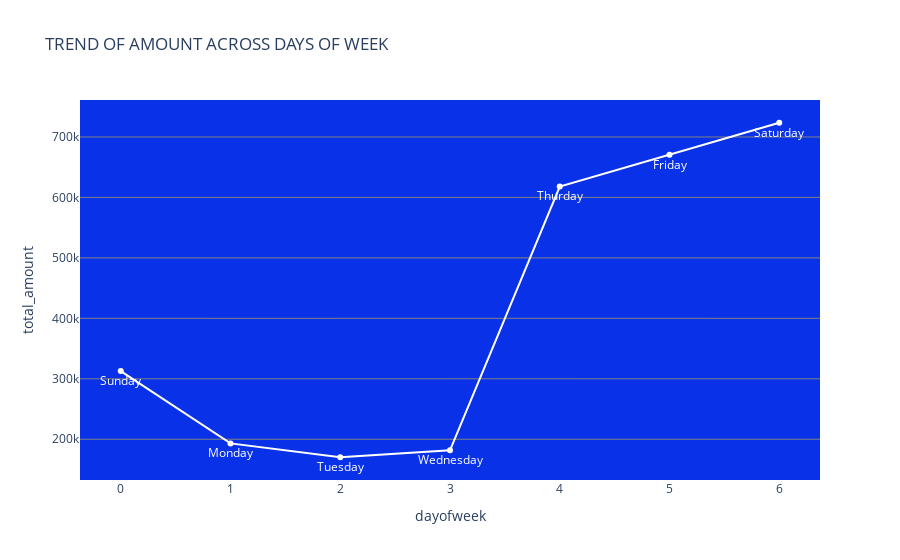

Notebook code cell kept with this figure:
### Markdown cell above
Let's visualise the trend using a line plot. We will see the same pattern but this time more clearly. The peaks of transaction occurred on Thursdays, Saturdays and Fridays.

### Code cell
name_label = ['Sunday','Monday','Tuesday','Wednesday','Thurday','Friday','Saturday']
figure = px.line(df5, 'dayofweek','total_amount',title='TREND OF AMOUNT ACROSS DAYS OF WEEK',text=name_label)
figure.update_traces(textposition="bottom center",
                    line_color='white', textfont={'color':'white'})
figure.update_xaxes(showgrid=False,zeroline=False)
figure.update_yaxes(gridcolor='gray')
figure.update_layout(
    plot_bgcolor="#0932e8"
)

figure.show()

### Figure 1 — Plotly figure (JSON) as saved in the notebook; plotly's stock layout.template omitted (floating-point values rounded to 4 significant figures)
{"data": [{"hovertemplate": "dayofweek=%{x}<br>total_amount=%{y}<br>text=%{text}<extra></extra>", "legendgroup": "", "line": {"color": "white", "dash": "solid"}, "marker": {"symbol": "circle"}, "mode": "markers+lines+text", "name": "", "orientation": "v", "showlegend": false, "text": ["Sunday", "Monday", "Tuesday", "Wednesday", "Thurday", "Friday", "Saturday"], "x": [0, 1, 2, 3, 4, 5, 6], "xaxis": "x", "y": [312700.0, 193100.0, 170200.0, 181600.0, 617900.0, 670600.0, 723500.0], "yaxis": "y", "type": "scatter", "textfont": {"color": "white"}, "textposition": "bottom center"}], "layout": {"xaxis": {"anchor": "y", "domain": [0, 1], "title": {"text": "dayofweek"}, "showgrid": false, "zeroline": false}, "yaxis": {"anchor": "x", "domain": [0, 1], "title": {"text": "total_amount"}, "gridcolor": "gray"}, "legend": {"tracegroupgap": 0}, "title": {"text": "TREND OF AMOUNT ACROSS DAYS OF WEEK"}, "plot_bgcolor": "#0932e8"}}
